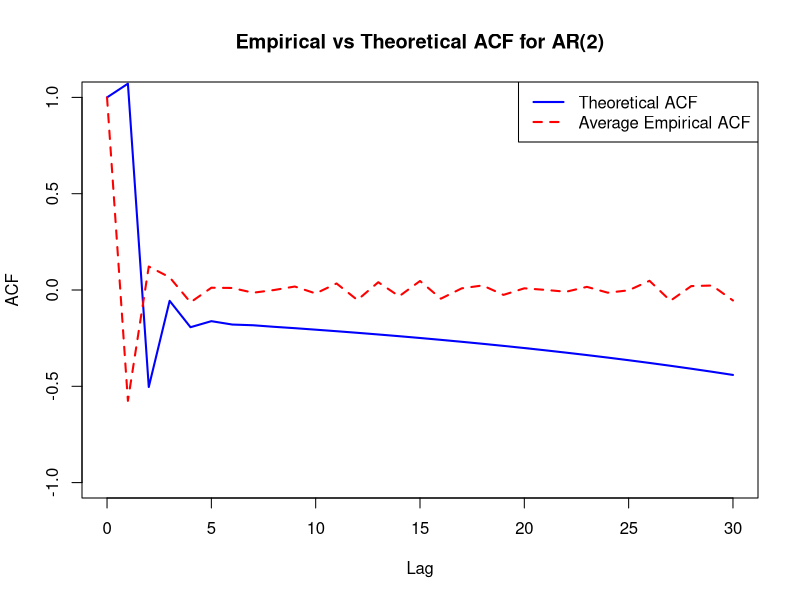

Write R code to recreate this figure.
# -----------------------------
# Q1.2 - ACF Plot for AR(2)
# phi1 = -0.75, phi2 = -0.3 (Madsen notation, same in R simulation here)
# -----------------------------

library(forecast)

# Set seed for reproducibility
set.seed(123)

# Parameters
n <- 200
num_series <- 5
max_lag <- 30

phi1 <- -0.75
phi2 <- -0.3

# Step 1: Simulate 5 realizations of AR(2)
simulations <- replicate(num_series, arima.sim(model = list(ar = c(phi1, phi2)), n = n))

# Step 2: Empirical ACFs for each realization
acf_list <- apply(simulations, 2, function(x) acf(x, plot = FALSE, lag.max = max_lag)$acf)

# Step 3: Average ACF across simulations
avg_empirical_acf <- rowMeans(acf_list)
lags <- 0:max_lag

# Step 4: Theoretical ACF from textbook formula
theoretical_acf <- numeric(max_lag + 1)
theoretical_acf[1] <- 1
theoretical_acf[2] <- -phi1 / (1 + phi2)
theoretical_acf[3] <- -phi2 + phi1 * theoretical_acf[2]

for (k in 4:(max_lag + 1)) {
  theoretical_acf[k] <- -phi1 * theoretical_acf[k - 1] - phi2 * theoretical_acf[k - 2]
}

# Step 5: Plot
plot(lags, theoretical_acf, type = "l", col = "blue", lwd = 2,
     xlab = "Lag", ylab = "ACF", ylim = c(-1, 1),
     main = "Empirical vs Theoretical ACF for AR(2)")
lines(lags, avg_empirical_acf, col = "red", lwd = 2, lty = 2)
legend("topright", legend = c("Theoretical ACF", "Average Empirical ACF"),
       col = c("blue", "red"), lty = c(1, 2), lwd = 2)
